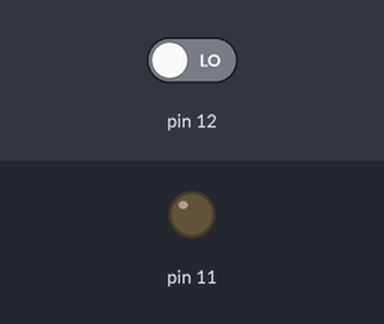
Bench run of a program on a simulated Raspberry Pi (header pin numbers). Shown: output pins drawn as LEDs (lit = HIGH). Inputs (shaded band) come from the test bench; at power-on: pin 12 LOW. The clock reads 2024-03-15 10:24:30 at power-on unless the program sets it; what the program prints to the terminal is not drawn.

Above: at 0.45 s.
At 33.1 s:
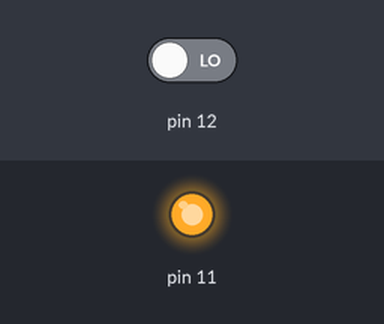
Timing chart, 0 to 38.6 s (numbered marks = the images above):
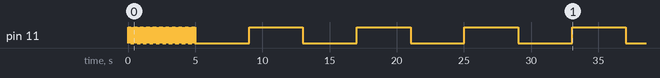

Measured:
- by itself, pin 11: goes 123 × (HIGH 0.02 s, LOW 0.02 s), HIGH 0.01 s, 4 × (LOW 4.0 s, HIGH 4.0 s), then LOW

The program:

pom_with_demo.py
```python
import RPi.GPIO as GPIO
import time

GPIO.setmode(GPIO.BOARD)
GPIO.setup(11, GPIO.OUT)
GPIO.setup(12, GPIO.IN)

class State(object):
    def __init__(self, name):
        self.name = name

STARTUP = State("startup")
READY = State("ready")
POM = State("pom")
BREAK = State("break")
BREAK_END = State("breakend")

blink_time = time.time()
button_time = None
state_time = time.time()
state = STARTUP
led_on = False
led_curr = False
delay = 0
SHORT_PUSH = .02
LONG_PUSH = 1
accel = 1.0
POM_TIME = 25*60 * accel
BREAK_TIME = 5*60 * accel
WARN_TIME = 2*60 * accel

def state_change(new_state):
    global state, state_time, button_time
    state_time = time.time()
    print "\n",state.name,"->",new_state.name,"\n"
    state = new_state
    button_time = time.time() + 3 * LONG_PUSH

while True:
    pushed = 0
    if button_time:
        pushed = time.time() - button_time
        if GPIO.input(12):
            button_time = None
            if pushed < SHORT_PUSH:
                pushed = 0
        elif pushed < LONG_PUSH:
                pushed = 0
    elif not GPIO.input(12):
        button_time = time.time()
        pushed = 0

    if state is READY:
        led_on = False
        if pushed:
            state_change(POM)
    elif state is POM:
        led_on = True
        if time.time() - state_time > POM_TIME:
            state_change(BREAK)
        if pushed>LONG_PUSH:
            state_change(READY)
    elif state is BREAK:
        if time.time() > blink_time + (1 if led_on else 2):
            led_on = not led_on
            blink_time = time.time()
        if (time.time() - state_time) > (BREAK_TIME - WARN_TIME):
            state_change(BREAK_END)
        if not pushed:
            pass
        elif pushed<LONG_PUSH:
            state_change(READY)
        else:
            state_change(POM)
    elif state is BREAK_END:
        if time.time() > blink_time + .2:
            led_on = not led_on
            blink_time = time.time()
        if time.time() - state_time > WARN_TIME:
            state_change(READY)
        if pushed:
            state_change(POM)
    elif state is STARTUP:
        if time.time() > blink_time + .02:
            led_on = not led_on
            blink_time = time.time()
        if time.time() - state_time > 5:
            state_change(READY)
        if pushed:
	    accel = .1
	    POM_TIME = 60 * accel
	    BREAK_TIME = 5*60 * accel
	    WARN_TIME = 2*60 * accel

    if led_on != led_curr:
      led_curr = led_on
      GPIO.output(11, led_curr)

    print state.name,"\t\t",time.time()-state_time, pushed,"\r",
```
